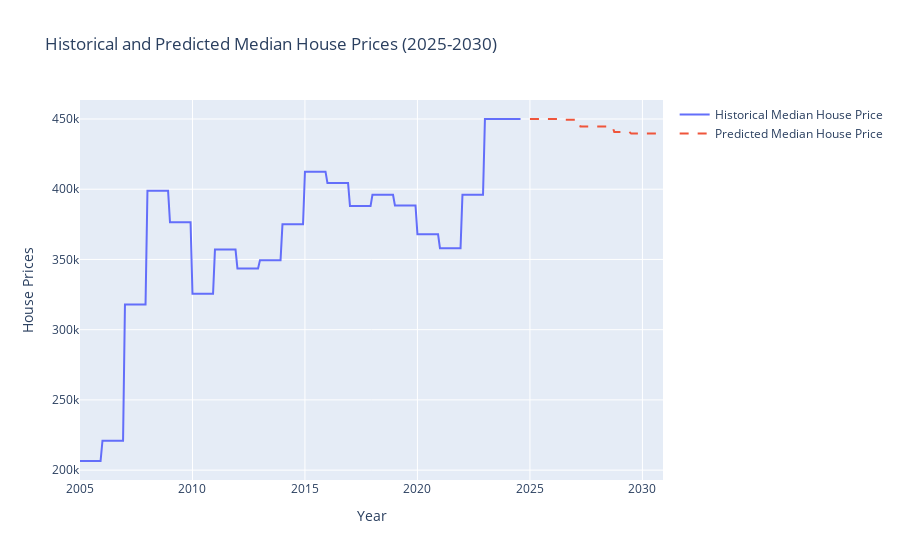

The notebook cell this image was saved under:
### Code cell
# Step 1: Create Future Dataset (2025–2030)
# Creating a future date range for monthly data from 2025 to 2030
future_dates = pd.date_range(start='2025-01-01', end='2030-12-01', freq='MS')

# Create a DataFrame for future data
future_data = pd.DataFrame(future_dates, columns=['REF_DATE'])

# Project future values for each feature (use linear projections or assumptions)
future_data['Housing_Price_Index'] = np.linspace(merged_data['Housing_Price_Index'].iloc[-1], merged_data['Housing_Price_Index'].iloc[-1] * 1.05, len(future_dates))
future_data['Interest_Rate'] = np.linspace(merged_data['Interest_Rate'].iloc[-1], merged_data['Interest_Rate'].iloc[-1] - 0.5, len(future_dates))  # Assume a slight drop
future_data['Median_Income'] = np.linspace(merged_data['Median_Income'].iloc[-1], merged_data['Median_Income'].iloc[-1] * 1.1, len(future_dates))  # Assume income growth
future_data['Calgary_Population'] = np.linspace(merged_data['Calgary_Population'].iloc[-1], merged_data['Calgary_Population'].iloc[-1] * 1.1, len(future_dates))  # Assume population growth
future_data['Annual_Population_Change'] = np.linspace(merged_data['Annual_Population_Change'].iloc[-1], merged_data['Annual_Population_Change'].iloc[-1], len(future_dates))  # Keep constant

# Step 2: Predict Future House Prices Using Trained Model
# Extract the features from the future data
X_future = future_data[['Housing_Price_Index', 'Interest_Rate', 'Median_Income', 'Calgary_Population', 'Annual_Population_Change']]

# Predict future house prices
future_data['Predicted_Median_House_Price'] = rf_model.predict(X_future)

# Step 3: Plot Historical and Predicted House Prices
import plotly.graph_objects as go

# Create a new line chart with historical and future predictions
fig = go.Figure()

# Plot historical median house prices
fig.add_trace(go.Scatter(x=merged_data.index, y=merged_data['Median_House_Price'],
                         mode='lines', name='Historical Median House Price'))

# Plot future predicted house prices
fig.add_trace(go.Scatter(x=future_data['REF_DATE'], y=future_data['Predicted_Median_House_Price'],
                         mode='lines', name='Predicted Median House Price', line=dict(dash='dash')))

# Customize the layout
fig.update_layout(
    title='Historical and Predicted Median House Prices (2025-2030)',
    xaxis_title='Year',
    yaxis_title='House Prices',
    hovermode='x unified'
)

# Show the plot
fig.show()

### Figure 1 — Plotly figure (JSON) as saved in the notebook; plotly's stock layout.template omitted (floating-point values rounded to 4 significant figures; data arrays with more than 128 entries replaced by an {"elided": "..."} marker saying what was removed)
{"data": [{"mode": "lines", "name": "Historical Median House Price", "type": "scatter", "x": {"elided": "236 str values"}, "y": {"elided": "236 int values"}}, {"line": {"dash": "dash"}, "mode": "lines", "name": "Predicted Median House Price", "type": "scatter", "x": ["2025-01-01T00:00:00", "2025-02-01T00:00:00", "2025-03-01T00:00:00", "2025-04-01T00:00:00", "2025-05-01T00:00:00", "2025-06-01T00:00:00", "2025-07-01T00:00:00", "2025-08-01T00:00:00", "2025-09-01T00:00:00", "2025-10-01T00:00:00", "2025-11-01T00:00:00", "2025-12-01T00:00:00", "2026-01-01T00:00:00", "2026-02-01T00:00:00", "2026-03-01T00:00:00", "2026-04-01T00:00:00", "2026-05-01T00:00:00", "2026-06-01T00:00:00", "2026-07-01T00:00:00", "2026-08-01T00:00:00", "2026-09-01T00:00:00", "2026-10-01T00:00:00", "2026-11-01T00:00:00", "2026-12-01T00:00:00", "2027-01-01T00:00:00", "2027-02-01T00:00:00", "2027-03-01T00:00:00", "2027-04-01T00:00:00", "2027-05-01T00:00:00", "2027-06-01T00:00:00", "2027-07-01T00:00:00", "2027-08-01T00:00:00", "2027-09-01T00:00:00", "2027-10-01T00:00:00", "2027-11-01T00:00:00", "2027-12-01T00:00:00", "2028-01-01T00:00:00", "2028-02-01T00:00:00", "2028-03-01T00:00:00", "2028-04-01T00:00:00", "2028-05-01T00:00:00", "2028-06-01T00:00:00", "2028-07-01T00:00:00", "2028-08-01T00:00:00", "2028-09-01T00:00:00", "2028-10-01T00:00:00", "2028-11-01T00:00:00", "2028-12-01T00:00:00", "2029-01-01T00:00:00", "2029-02-01T00:00:00", "2029-03-01T00:00:00", "2029-04-01T00:00:00", "2029-05-01T00:00:00", "2029-06-01T00:00:00", "2029-07-01T00:00:00", "2029-08-01T00:00:00", "2029-09-01T00:00:00", "2029-10-01T00:00:00", "2029-11-01T00:00:00", "2029-12-01T00:00:00", "2030-01-01T00:00:00", "2030-02-01T00:00:00", "2030-03-01T00:00:00", "2030-04-01T00:00:00", "2030-05-01T00:00:00", "2030-06-01T00:00:00", "2030-07-01T00:00:00", "2030-08-01T00:00:00", "2030-09-01T00:00:00", "2030-10-01T00:00:00", "2030-11-01T00:00:00", "2030-12-01T00:00:00"], "y": [450000, 450000, 450000, 450000, 450000, 450000, 450000, 450000, 450000, 450000, 450000, 450000, 450000, 450000, 450000, 450000, 450000, 450000, 449460, 449460, 449460, 449460, 449460, 449460, 449460, 448920, 448920, 444600, 444600, 444600, 444600, 444600, 444600, 444600, 444600, 444600, 444600, 444600, 444600, 444600, 444600, 444600, 444600, 444600, 444600, 440820, 440820, 440820, 440820, 440820, 440820, 440820, 440820, 440820, 439740, 439740, 439740, 439740, 439740, 439740, 439740, 439740, 439740, 439740, 439740, 439740, 439740, 439740, 439740, 439740, 439740, 438660]}], "layout": {"hovermode": "x unified", "title": {"text": "Historical and Predicted Median House Prices (2025-2030)"}, "xaxis": {"title": {"text": "Year"}}, "yaxis": {"title": {"text": "House Prices"}}}}
